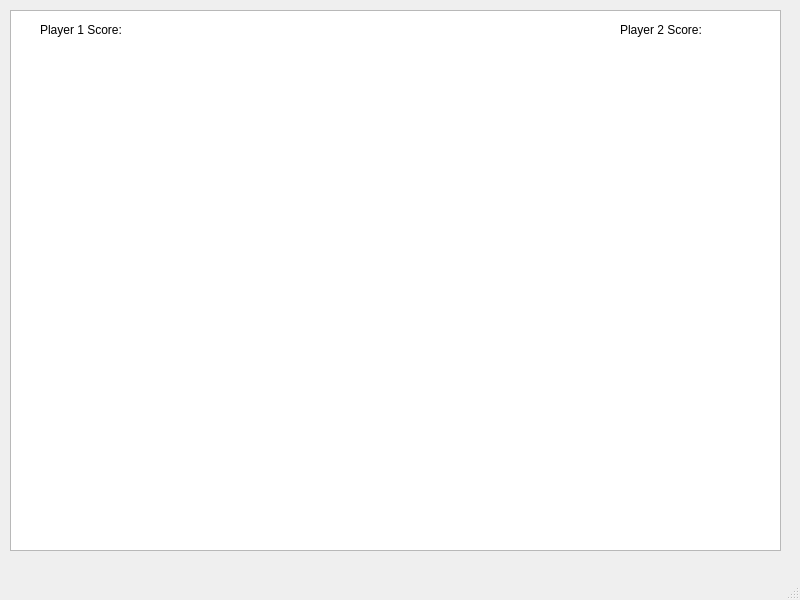
<?xml version="1.0" encoding="UTF-8"?>
<ui version="4.0">
 <class>SnakeGame</class>
 <widget class="QMainWindow" name="SnakeGame">
  <property name="geometry">
   <rect>
    <x>0</x>
    <y>0</y>
    <width>800</width>
    <height>600</height>
   </rect>
  </property>
  <property name="windowTitle">
   <string>MainWindow</string>
  </property>
  <widget class="QWidget" name="centralwidget">
   <widget class="QGraphicsView" name="graphicsView">
    <property name="geometry">
     <rect>
      <x>10</x>
      <y>10</y>
      <width>771</width>
      <height>541</height>
     </rect>
    </property>
   </widget>
   <widget class="QLabel" name="label">
    <property name="geometry">
     <rect>
      <x>40</x>
      <y>20</y>
      <width>121</width>
      <height>20</height>
     </rect>
    </property>
    <property name="text">
     <string>Player 1 Score: </string>
    </property>
   </widget>
   <widget class="QLabel" name="label_2">
    <property name="geometry">
     <rect>
      <x>620</x>
      <y>20</y>
      <width>111</width>
      <height>20</height>
     </rect>
    </property>
    <property name="text">
     <string>Player 2 Score: </string>
    </property>
   </widget>
  </widget>
  <widget class="QMenuBar" name="menubar">
   <property name="geometry">
    <rect>
     <x>0</x>
     <y>0</y>
     <width>800</width>
     <height>25</height>
    </rect>
   </property>
  </widget>
  <widget class="QStatusBar" name="statusbar"/>
 </widget>
 <resources/>
 <connections/>
</ui>
